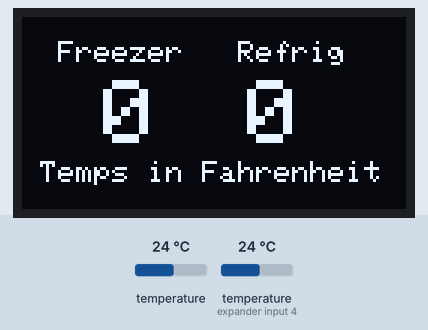
Recording of a sketch running on a simulated ESP8266 (Wemos D1 mini). Parts: 128×64 one-colour display. The inputs (shaded band) are chosen by the test bench; at power-on: temperature 24 °C, temperature (sensor on expander input 4) 24 °C. WiFi joins after 1.5 s; servers stay silent unless stated; uploads are accepted with an empty reply; the local clock reads 2024-03-15 10:24:30 at power-on unless the sketch sets it; what the sketch prints to the serial monitor is not drawn.

Above: at 8.8 s.
8.9 s: temperature (sensor 0) set to 12 °C
At 13.3 s:
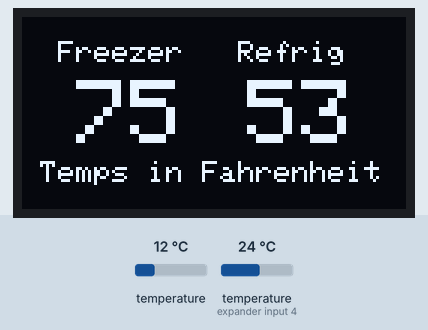
13.6 s: temperature (sensor on expander input 4) set to 12 °C
At 16.9 s:
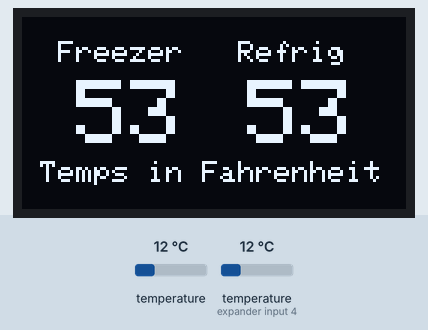
17.9 s: temperature (sensor 0) set to 19 °C
At 21.5 s:
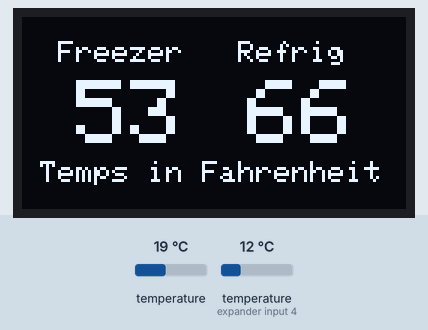
22.2 s: temperature (sensor on expander input 4) set to 19 °C
At 26.0 s:
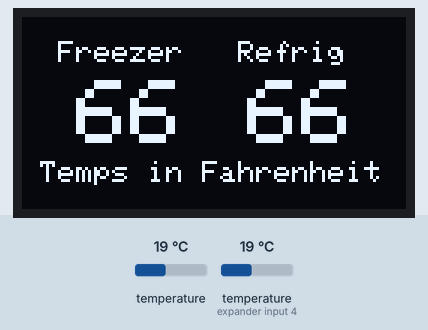
26.5 s: temperature (sensor 0) set to 28 °C
At 29.8 s:
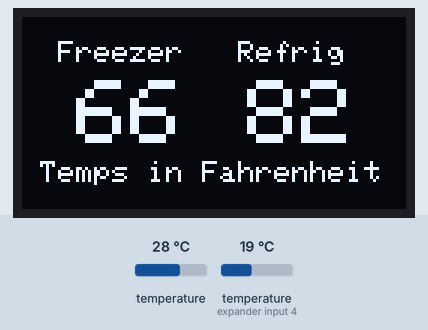
30.9 s: temperature (sensor on expander input 4) set to 28 °C
At 35.3 s:
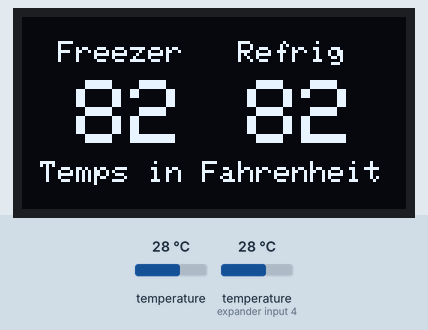
Timing chart, 0 to 36.2 s (numbered marks = the images above; inputs shaded):
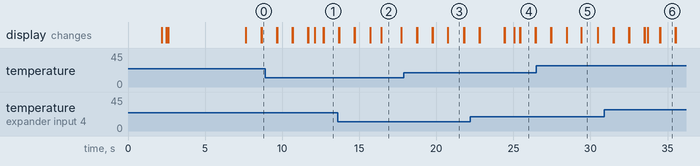

The sketch:

fridgeTemps.ino
```cpp
#include <SimpleTimer.h>
#define BLYNK_PRINT Serial
#include <BlynkSimpleEsp8266.h>
#include <OneWire.h>
#include <DallasTemperature.h>
#include <WidgetRTC.h>
#include <Time.h>
#include <TimeLib.h>
#include <Wire.h>
#include <SPI.h>
WidgetTerminal terminal(V26);

#include <ESP8266mDNS.h>        // Required for OTA
#include <WiFiUdp.h>            // Required for OTA
#include <ArduinoOTA.h>         // Required for OTA

char auth[] = "fromBlynkApp";
char ssid[] = "ssid";
char pass[] = "pw";

char* hostSF = "raspi";
char* streamId   = "publicKey";
char* privateKey = "privateKey";

SimpleTimer timer;
WidgetRTC rtc;

#include <Adafruit_GFX.h>
#include <Adafruit_SSD1306.h>
#define OLED_RESET 15
Adafruit_SSD1306 display(OLED_RESET);

#define NUMFLAKES 10
#define XPOS 0
#define YPOS 1
#define DELTAY 2

#define ONE_WIRE_BUS 0 // WeMos pin D3 w/ pull-up
OneWire oneWire(ONE_WIRE_BUS);
DallasTemperature sensors(&oneWire);

DeviceAddress ds18b20Freezer = { 0x28, 0x77, 0x8A, 0x1E, 0x00, 0x00, 0x80, 0xD4 }; // Freezer
DeviceAddress ds18b20Fridge = { 0x28, 0xBE, 0x89, 0x1E, 0x00, 0x00, 0x80, 0x93 };  // Refridgerator

int tempFridge, tempFreezer;

int vertAdj = 8;    // Changing this value higher moves everything on the display down.

void setup()
{
  Serial.begin(9600);
  Blynk.begin(auth, ssid, pass);

  while (Blynk.connect() == false) {
    // Wait until connected
  }

  Wire.begin(4, 5); // Set pins for SDA/SCL (4 = WeMos D2 for SDA and 5 = WeMos D1 for SCL)

  sensors.begin();
  sensors.setResolution(ds18b20Fridge, 9);
  sensors.setResolution(ds18b20Freezer, 9);

  display.begin(SSD1306_SWITCHCAPVCC, 0x3C);  // initialize with the I2C addr 0x3D (for the 128x64)
  display.clearDisplay();

  // START OTA ROUTINE
  ArduinoOTA.setHostname("Fridge-WeMosD1mini");

  ArduinoOTA.onStart([]() {
    Serial.println("Start");
  });
  ArduinoOTA.onEnd([]() {
    Serial.println("\nEnd");
  });
  ArduinoOTA.onProgress([](unsigned int progress, unsigned int total) {
    Serial.printf("Progress: %u%%\r", (progress / (total / 100)));
  });
  ArduinoOTA.onError([](ota_error_t error) {
    Serial.printf("Error[%u]: ", error);
    if (error == OTA_AUTH_ERROR) Serial.println("Auth Failed");
    else if (error == OTA_BEGIN_ERROR) Serial.println("Begin Failed");
    else if (error == OTA_CONNECT_ERROR) Serial.println("Connect Failed");
    else if (error == OTA_RECEIVE_ERROR) Serial.println("Receive Failed");
    else if (error == OTA_END_ERROR) Serial.println("End Failed");
  });
  ArduinoOTA.begin();
  Serial.println("Ready");
  Serial.print("IP address: ");
  Serial.println(WiFi.localIP());
  Serial.print("MAC address: ");
  Serial.println(WiFi.macAddress());
  // END OTA ROUTINE

  testdrawrect();
  display.display();
  delay(5000);
  display.clearDisplay();

  rtc.begin();

  statusBlinkOn();
  timer.setInterval(15432L, sfWebhook);            // ~15 sec run status updates to Phant.
  timer.setInterval(4321L, sendTemps);             // ~4 sec delay between temp data pushed to app display.
}

void sendTemps()
{
  sensors.requestTemperatures();                   // Polls the sensors
  tempFridge = sensors.getTempF(ds18b20Fridge);
  tempFreezer = sensors.getTempF(ds18b20Freezer);
  Blynk.virtualWrite(36, tempFreezer);
  Blynk.virtualWrite(35, tempFridge);
}

void statusBlinkOn()
{
  display.setTextSize(1);
  display.setTextColor(WHITE);
  display.setCursor(54, 0 + vertAdj);
  display.println(":");
  display.setCursor(108, 0 + vertAdj);
  display.println(" ");
  timer.setTimeout(1000L, statusBlinkOff);
  display.display();
}

void statusBlinkOff()
{
  display.setTextSize(1);
  display.setTextColor(WHITE);
  display.setCursor(55, 0 + vertAdj);
  display.println(" ");
  display.setCursor(108, 0 + vertAdj);
  display.println(":");
  timer.setTimeout(1000L, statusBlinkOn);
  display.display();
}

void loop()
{
  Blynk.run();
  timer.run();
  ArduinoOTA.handle();

  display.clearDisplay();
  display.setTextSize(1);
  display.setTextColor(WHITE);
  display.setCursor(0, 0 + vertAdj);
  display.println("  Freezer   Refrig");
  display.setTextSize(3);
  if (tempFreezer < -9 && tempFreezer > -100) // If temp is 3-char
  {
    display.setCursor(8, 13 + vertAdj);
    display.print(tempFreezer);
    display.setCursor(75, 13 + vertAdj);
    display.print(tempFridge);
    display.setTextSize(1);
    display.setCursor(0, 40 + vertAdj);
    display.println(" Temps in Fahrenheit");
  }
  else if (tempFreezer > -10 && tempFreezer < 0) // If temp is 2-char (negative temp)
  {
    display.setCursor(18, 13 + vertAdj);
    display.print(tempFreezer);
    display.setCursor(75, 13 + vertAdj);
    display.print(tempFridge);
    display.setTextSize(1);
    display.setCursor(0, 40 + vertAdj);
    display.println(" Temps in Fahrenheit");
  }
  else if (tempFreezer > -1 && tempFreezer < 10) // If temp is 1-char
  {
    display.setCursor(27, 13 + vertAdj);
    display.print(tempFreezer);
    display.setCursor(75, 13 + vertAdj);
    display.print(tempFridge);
    display.setTextSize(1);
    display.setCursor(0, 40 + vertAdj);
    display.println(" Temps in Fahrenheit");
  }
  else if (tempFreezer < -100 || tempFreezer > 150 || tempFridge < -100 || tempFridge > 150) // ERROR
  {
    display.setCursor(19, 13 + vertAdj);
    display.print("ERROR");
    display.setTextSize(1);
    display.setCursor(0, 40 + vertAdj);
    display.println("Please let Mike know!");
  }
  else // If temp is 2-char #2
  {
    display.setCursor(18, 13 + vertAdj);
    display.print(tempFreezer);
    display.setCursor(75, 13 + vertAdj);
    display.print(tempFridge);
    display.setTextSize(1);
    display.setCursor(0, 40 + vertAdj);
    display.println(" Temps in Fahrenheit");
  }

  display.display();
}

void testdrawrect(void) {   // Draws a test pattern on the OLED display.
  for (int16_t i = 0; i < display.height() / 2; i += 2) {
    display.drawRect(i, i, display.width() - 2 * i, display.height() - 2 * i, WHITE);
    display.display();
    delay(1);
  }
}

void sfWebhook() {
  if (tempFreezer > -100 && tempFridge > -100)  // Screens out temp sensor errors.
  {
    sfSend();
  }
}

void sfSend()
{
  Serial.print("connecting to ");
  Serial.println(hostSF);

  // Use WiFiClient class to create TCP connections
  WiFiClient client;
  const int httpPort = 8080;
  if (!client.connect(hostSF, httpPort)) {
    Serial.println("connection failed");
    return;
  }

  Serial.print("Requesting...");

  // This will send the request to the server
  client.print(String("GET ") + "/input/" + streamId + "?private_key=" + privateKey + "&tempfreezer=" + tempFreezer + "&tempfridge=" + tempFridge + " HTTP/1.1\r\n" +
               "Host: " + hostSF + "\r\n" +
               "Connection: close\r\n\r\n");
  unsigned long timeout = millis();
  while (client.available() == 0) {
    if (millis() - timeout > 15000) {
      Serial.println(">>> Client Timeout !");
      client.stop();
      return;
    }
  }

  // Read all the lines of the reply from server and print them to Serial
  while (client.available()) {
    String line = client.readStringUntil('\r');
    Serial.print(line);
  }

  Serial.println();
  Serial.println("closing connection");
}

BLYNK_WRITE(V27) // App button to report uptime
{
  int pinData = param.asInt();

  if (pinData == 0)
  {
    timer.setTimeout(18000L, uptimeSend);
  }
}

void uptimeSend()
{
  long minDur = millis() / 60000L;
  long hourDur = millis() / 3600000L;
  if (minDur < 121)
  {
    terminal.print(String("Refigerator: ") + minDur + " mins @ ");
    terminal.println(WiFi.localIP());
  }
  else if (minDur > 120)
  {
    terminal.print(String("Refigerator: ") + hourDur + " hrs @ ");
    terminal.println(WiFi.localIP());
  }
  terminal.flush();
}
```
